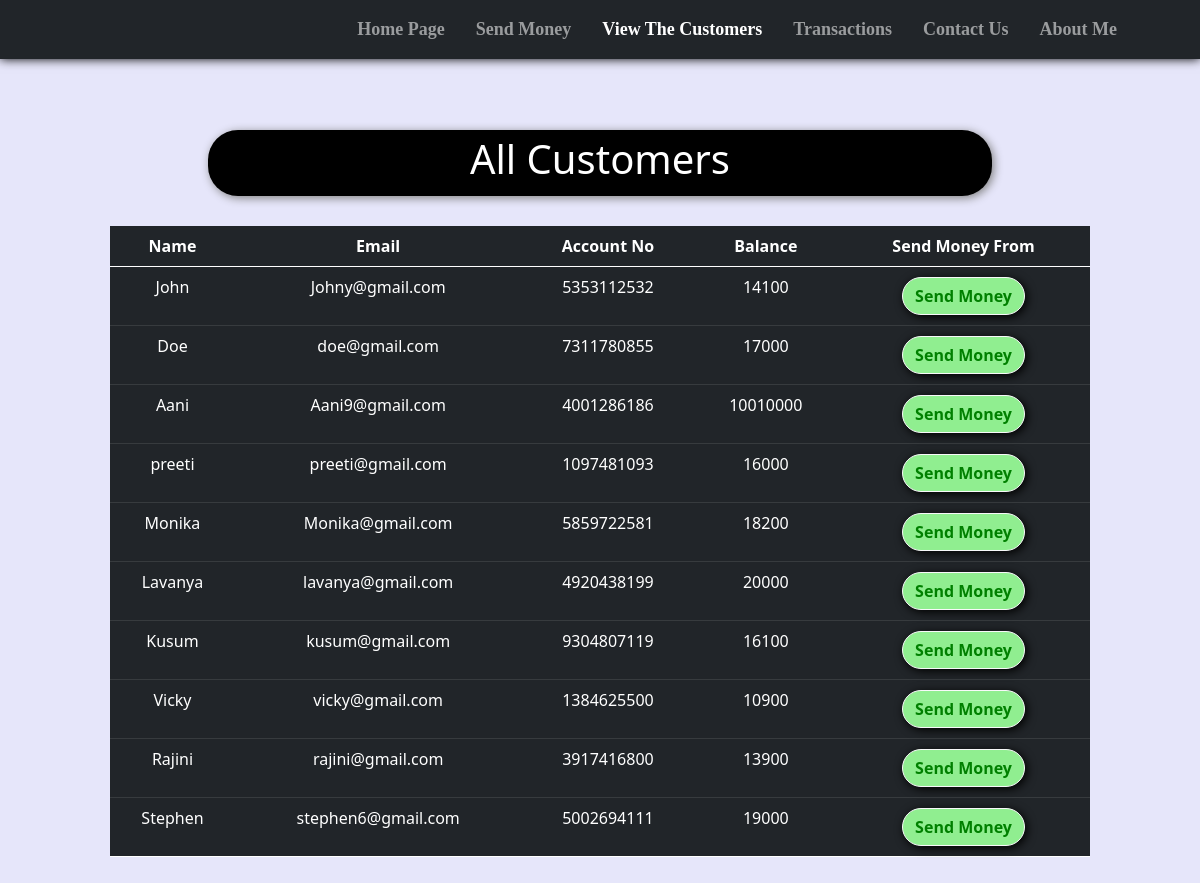
/all_cust.php, run on the app's committed database.
### tables this page shows
CREATE TABLE `users` (
  `sr` int(11) NOT NULL,
  `name` varchar(20) NOT NULL,
  `email` varchar(20) NOT NULL,
  `accno` varchar(10) NOT NULL,
  `blc` bigint(20) NOT NULL
);

### all_cust.php (the view, shortened to what this page needs)
<!doctype html>
<html lang="en">
<head>
    <link href="https://cdn.jsdelivr.net/npm/bootstrap@5.0.2/dist/css/bootstrap.min.css" rel="stylesheet"
>
    <link rel="stylesheet" href="https://cdnjs.cloudflare.com/ajax/libs/font-awesome/5.15.3/css/all.min.css"
 />
</head>
<body style="background-color:lavender;">
    <?php include 'spin.php'; ?>
    <nav class="navbar navbar-expand-lg navbar-dark bg-dark fixed fixed-top"
        style="font-family:candara; font-size:18px; box-shadow: 0px 0px 10px 0px black;">
        <div class="container-fluid">
            <a href="index.php"><img src="statics\logo.jpg" alt=""
                    style="height: 80px; margin-left:25px; margin-top:10px;"></a>
        </div>
        <div class="collapse navbar-collapse" id="navbarSupportedContent">
            <b>
                <ul class="navbar-nav ">
                    <li class="nav-item nav-links" style="margin-left:15px;">
                        <a class="nav-link text-nowrap" aria-current="page" href="index.php">Home Page</a>
                    </li>
                    <li class="nav-item" style="margin-left:15px; ">
                        <a class="nav-link text-nowrap" href="send_money.php">Send Money</a>
                    </li>
                    <li class="nav-item" style="margin-left:15px;">
                        <a class="nav-link text-nowrap active" href="all_cust.php">View The Customers</a>
                    </li>
                    <li class="nav-item" style="margin-left:15px;">
                        <a class="nav-link text-nowrap" href="transactions.php">Transactions</a>
                    </li>
                    <li class="nav-item" style="margin-left:15px;">
                        <a class="nav-link text-nowrap" href="contact_us.php">Contact Us</a>
                    </li>
                    <li class="nav-item" style="margin-left:15px; margin-right:75px;">
                        <a class="nav-link text-nowrap" href="about_us.php">About Me</a>
                    </li>
                </ul>
            </b>
        </div>
    </nav>
    <center>
        <div class="container" style="margin-top: 10%; padding:10px 80px 10px 80px; ">
            <div
                style="width:80%; background-color:black; padding:5px 5px 5px 5px; border-radius:30px; box-shadow: 2px 2px 10px gray;">
                <h1 style=" color:white;">All Customers</h1>
            </div>
            <?php
    $conn = mysqli_connect($servername, $username, $password, $database);
    if(!$conn){
        die("Connection not established: ".mysqli_connect_error());
    }else{
        $sql = "SELECT * FROM `users`";
        $result = mysqli_query($conn, $sql);
?>
            <table class="table table-dark" style="margin-top: 30px;">
                <thead>
                    <tr>
                        <th scope="col">Name</th>
                        <th scope="col">Email</th>
                        <th scope="col">Account No</th>
                        <th scope="col">Balance</th>
                        <th scope="col">Send Money From</th>
                    </tr>
                </thead>
                <?php
echo "<tbody>";
        while($row = mysqli_fetch_assoc($result)){
        echo    '
            <tr>
              <td>'.$row['name'].'</td>
              <td>'.$row['email'].'</td>
              <td>'.$row['accno'].'</td>
              <td>'.$row['blc'].'</td>
              <td style="padding:10px 10px 10px 10px">
              <a href="send_money.php?reads='.$row['accno'].'"
              <button type="button" class="btn mybtn btn-outline-light">Send Money</button>
              </a>
              </td>
            </tr>';
    }
    }
    echo "</tbody>";
?>
        </div>
    </center>
</body>
</html>

### spin.php (shortened to what this page needs)
<html>
<head>
<link rel="stylesheet" href="https://cdnjs.cloudflare.com/ajax/libs/font-awesome/5.15.3/css/all.min.css" />
</head>
<body>
    </body>
</html>

### all_cust.php (style rules this page uses)
th, td { text-align: center; }
.mybtn { box-shadow: 2px 2px 10px black; border-radius: 30px; font-weight: bold; background-color: lightgreen; color: green; }

### data on the page
users: name "John", email "Johny@gmail.com", accno "5353112532", blc "14100"
users: name "Doe", email "doe@gmail.com", accno "7311780855", blc "17000"
users: name "Aani", email "Aani9@gmail.com", accno "4001286186", blc "10010000"
users: name "preeti", email "preeti@gmail.com", accno "1097481093", blc "16000"
users: name "Monika", email "Monika@gmail.com", accno "5859722581", blc "18200"
users: name "Lavanya", email "lavanya@gmail.com", accno "4920438199", blc "20000"
users: name "Kusum", email "kusum@gmail.com", accno "9304807119", blc "16100"
users: name "Vicky", email "vicky@gmail.com", accno "1384625500", blc "10900"
users: name "Rajini", email "rajini@gmail.com", accno "3917416800", blc "13900"
users: name "Stephen", email "stephen6@gmail.com", accno "5002694111", blc "19000"
